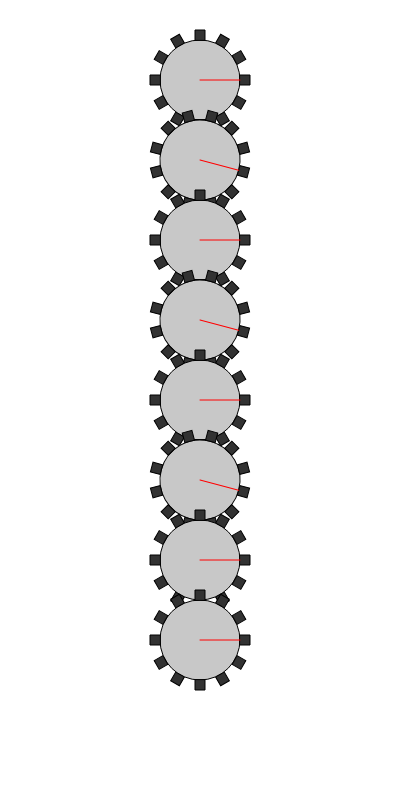
Frame 1 (no input)
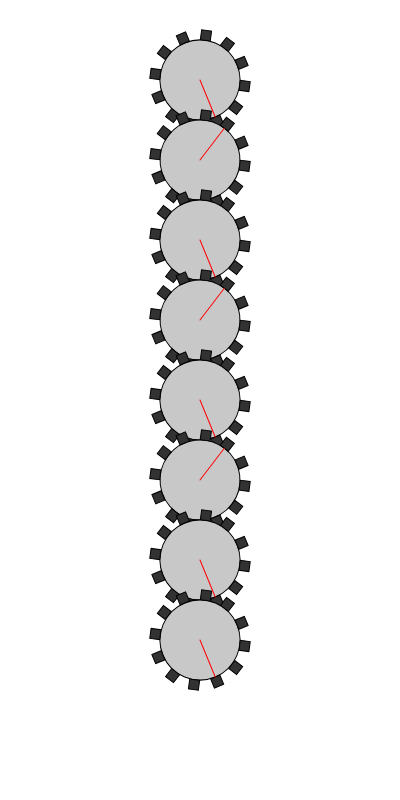
Frame 60 (no input)
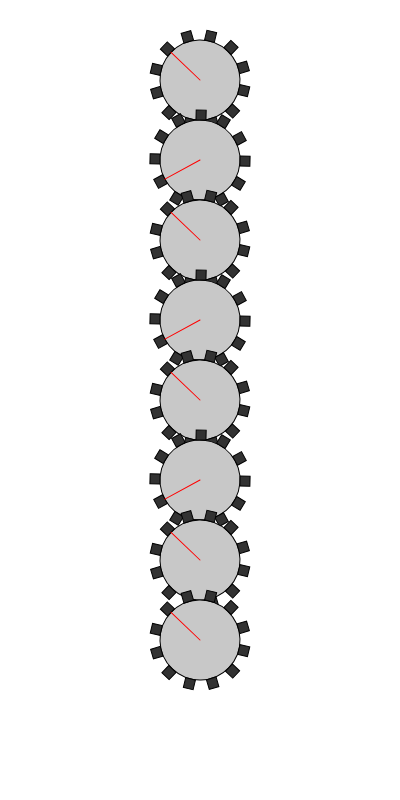
Frame 120 (the mouse pressed at the canvas centre since frame 60)

The p5.js sketch that drew these frames (run headless with seeded random() and noise() and a simulated clock; from frame 60 on, the mouse is pressed at the canvas centre):

// p5.js sketch
// ── sketch.js
let masterAngle = 0;
let direction = 1;
let numGears = 8;
let radius = 40;
let numTeeth = 12;
let toothHeight = 10;
let yPositions = [];
let initialOffsets = [];

function setup() {
  createCanvas(400, 800);
  for (let i = 0; i < numGears; i++) {
    yPositions[i] = 80 + i * 80; // Space gears 80px apart vertically
    initialOffsets[i] = (i % 2 === 1) ? (TWO_PI / numTeeth) / 2 : 0; // Offset odd gears for meshing
  }
}

function draw() {
  background(255); // White background for contrast
  for (let i = 0; i < numGears; i++) {
    let angle;
    if (i < numGears - 1) {
      angle = direction * (i % 2 === 0 ? 1 : -1) * masterAngle + initialOffsets[i];
    } else {
      angle = direction * 1 * masterAngle + initialOffsets[0]; // Last gear matches first gear's direction
    }
    drawGear(200, yPositions[i], radius, numTeeth, toothHeight, angle);
  }
  masterAngle += 0.02; // Increment master angle for smooth rotation
}

function drawGear(x, y, radius, numTeeth, toothHeight, angle) {
  push();
  translate(x, y);
  rotate(angle);
  
  // Draw gear body
  fill(200); // Light gray
  ellipse(0, 0, radius * 2);
  
  // Draw teeth
  fill(50); // Dark gray for contrast
  for (let i = 0; i < numTeeth; i++) {
    let toothAngle = TWO_PI / numTeeth * i;
    push();
    rotate(toothAngle);
    rect(radius, -toothHeight / 2, toothHeight, toothHeight); // Teeth protrude outward
    pop();
  }
  
  // Draw rotation marker
  stroke(255, 0, 0); // Red line
  line(0, 0, radius, 0);
  noStroke();
  pop();
}

function mousePressed() {
  direction *= -1; // Reverse rotation direction of all gears
}
